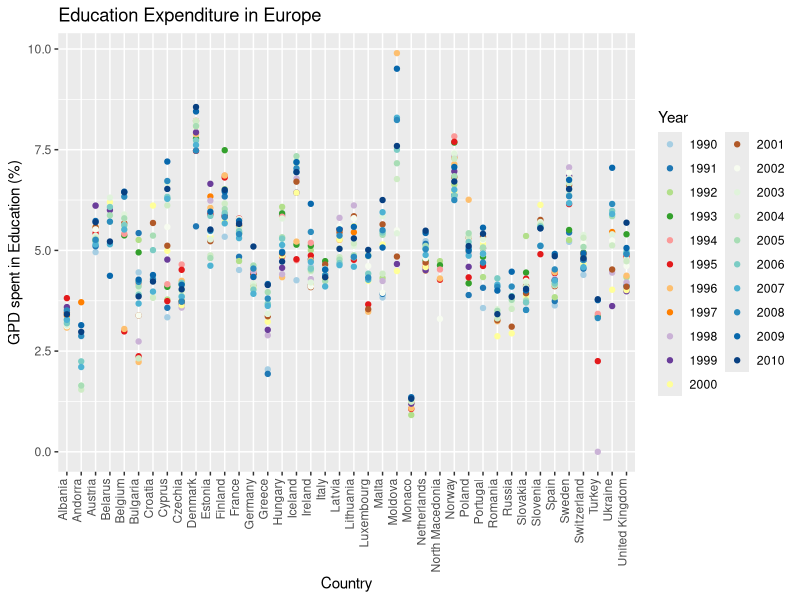
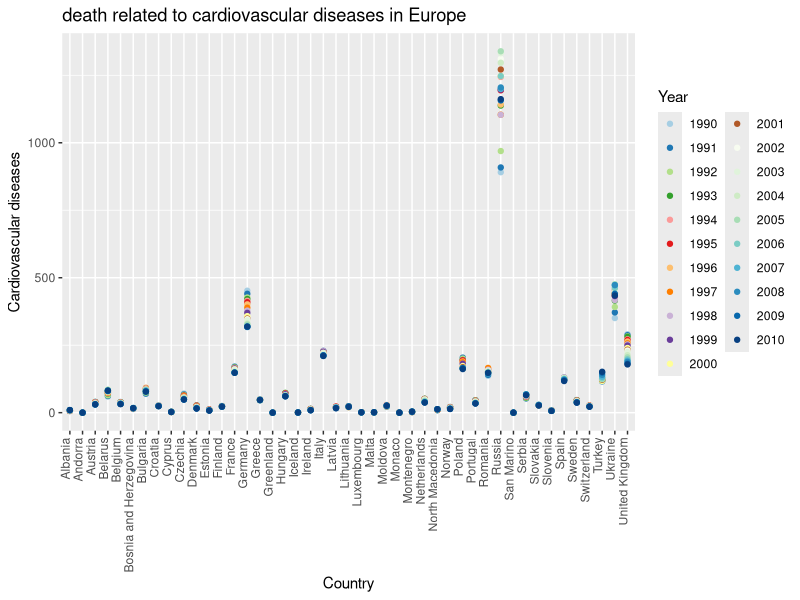

R code for these plots, in order:
## ---- chunk 1
knitr::opts_chunk$set(echo = TRUE)
## ---- chunk 2
library(tidyverse)
library(dplyr)
library(ggplot2)
library(scales)


annualdeath <- read.csv("../Dataset/annual-number-of-deaths-by-cause.csv", header = TRUE)
governmentEducationExpenditure  <- read.csv("../Dataset/total-government-expenditure-on-education-gdp.csv", header = TRUE)
enrolment_ratio_teritiary_education <- read.csv("../Dataset/enrolment-ratio-teritiary-education.csv", header = TRUE)
waterAccess <- read.csv("../Dataset/water-withdrawals-per-capita.csv")
## ---- chunk 3

annualdeath <- annualdeath %>% filter(Code != "");
governmentEducationExpenditure <- governmentEducationExpenditure  %>% filter(Code != "");
waterAccess <- waterAccess %>% filter(Code != "");

## ---- chunk 4
colnames(annualdeath) <- c("Country","Code","Year","Meningitis","Alzheimers disease","Parkinsons disease","Nutritional deficiencies","Malaria",
"Drowning","Interpersonal violence", "Maternal disorders", "HIV AIDS" , "Drug use disorders", "Tuberculosis", "Cardiovascular diseases", "Lower respiratory infections", "Neonatal disorders","Alcohol use disorders", "Self harm", "Exposure to forces of nature", "Diarrheal diseases", "Environmental heat and cold exposure", "Neoplasms", "Conflict and terrorism", "Diabetes mellitus", "Chronic kidney disease", "Poisonings", "Protein energy malnutrition", "Road injuries", "Chronic respiratory diseases", "Cirrhosis and other chronic liver diseases", "Digestive diseases","Fire heat and hot substances","Acute hepatitis", "Measles"
)
colnames(governmentEducationExpenditure) <- c("Country","Code","Year", "GPD spent in Education (%)")

colnames(enrolment_ratio_teritiary_education) <- c("Country","Year","Gender","Age", "Units", "Enrolment ration (%)")

colnames(waterAccess) <- c("Country","Code", "Year", "Water withdrawal per capita ()")
## ---- chunk 5

annualdeath <- select(annualdeath,-Code, -`Interpersonal violence`, -`Fire heat and hot substances`, -`Road injuries`, -`Conflict and terrorism`, -`Exposure to forces of nature`, -`Self harm` , -`Alzheimers disease` , -`Parkinsons disease`, -`Drowning`, -`Maternal disorders`, -`Drug use disorders`, -`Alcohol use disorders` , -`Environmental heat and cold exposure`, -`Poisonings`, -`Neonatal disorders`, -`Nutritional deficiencies` , -`Meningitis`)

governmentEducationExpenditure <- select(governmentEducationExpenditure, -Code)

enrolment_ratio_teritiary_education <- select(enrolment_ratio_teritiary_education, -Units, -Age,)

waterAccess <- select(waterAccess, -Code)
## ---- chunk 6
annualdeath$`Respiratory diseases` <- annualdeath$`Lower respiratory infections` + annualdeath$`Chronic respiratory diseases`

annualdeath$`Digestives diseases` <- annualdeath$`Digestive diseases` + annualdeath$`Cirrhosis and other chronic liver diseases` + annualdeath$`Acute hepatitis`

annualdeath$`Infectious diseases` <- annualdeath$`Malaria` + annualdeath$`Tuberculosis` + annualdeath$`HIV AIDS` + annualdeath$`Measles` + annualdeath$`Diarrheal diseases`

annualdeath$`Other non communicable diseases` <- annualdeath$`Chronic kidney disease` + annualdeath$`Protein energy malnutrition`


annualdeath <- select(annualdeath, -`Lower respiratory infections` , -`Chronic respiratory diseases`, -`Tuberculosis` , -`Digestive diseases`, -`Cirrhosis and other chronic liver diseases`, -`Acute hepatitis`, -`Malaria` , -`HIV AIDS`, -`Measles` , -`Chronic kidney disease` , -`Protein energy malnutrition` ,-`Diarrheal diseases`)
## ---- chunk 7
pays_non_observés_annual_death <- annualdeath %>% group_by(Country) %>% filter(n() < 5)
pays_non_observés_annual_death <- pays_non_observés_annual_death %>% group_by(Country) %>% count()


pays_non_observés_government_exp <- governmentEducationExpenditure %>% group_by(Country) %>% filter(n() < 5)
pays_non_observés_government_exp <- pays_non_observés_government_exp %>% group_by(Country) %>% count()

pays_non_observés_enrolment_ratio_teritiary_education <- enrolment_ratio_teritiary_education %>% group_by(Country) %>% filter(n() < 5)
pays_non_observés_enrolment_ratio_teritiary_education <- pays_non_observés_enrolment_ratio_teritiary_education  %>% group_by(Country) %>% count()

pays_non_observés_water_access <- waterAccess  %>% group_by(Country) %>% filter(n() < 1)
pays_non_observés_water_access <- pays_non_observés_water_access  %>% group_by(Country) %>% count()

print(pays_non_observés_government_exp)
print(pays_non_observés_annual_death)
print(pays_non_observés_enrolment_ratio_teritiary_education)
print(pays_non_observés_water_access)
## ---- chunk 8
annualdeath <- annualdeath %>% filter(Year<2011);

governmentEducationExpenditure <- governmentEducationExpenditure  %>% filter(Year<2011) %>%filter(Year>1989);

enrolment_ratio_teritiary_education <- enrolment_ratio_teritiary_education  %>% filter(Year<2011) %>%filter(Year>1989)  %>%filter(Gender == "All genders") ;

waterAccess <- waterAccess %>% filter(Year<2011) %>%filter(Year>1989)
## ---- chunk 9
governmentEducationExpenditure <- governmentEducationExpenditure %>% group_by(Country) %>% filter(n() > 5) %>% filter(Country != "World")

annualdeath <- annualdeath %>% group_by(Country) %>% filter(n() > 5) %>% filter(Country != "World")

enrolment_ratio_teritiary_education <- enrolment_ratio_teritiary_education %>% group_by(Country) %>% filter(n() > 5) %>% filter(!grepl("^MDG_", Country))

waterAccess <- waterAccess %>% group_by(Country) %>% filter(n() > 1)
## ---- chunk 10
governmentEducationExpenditure %>% group_by(Country)%>%count()

annualdeath %>% group_by(Country)%>%count()

enrolment_ratio_teritiary_education %>% group_by(Country)%>%count()

waterAccess %>% group_by(Country)%>%count()
## ---- chunk 11
governmentEducationExpenditure %>% group_by(Country)%>%summarise() %>% nrow()
annualdeath  %>% group_by(Country)%>%summarise() %>% nrow()
enrolment_ratio_teritiary_education  %>% group_by(Country)%>%summarise() %>% nrow()
waterAccess  %>% group_by(Country)%>%summarise() %>% nrow()
## ---- chunk 12
europe_annual_death <- filter(annualdeath, Country %in% c("Albania", "Andorra", "Austria", "Belarus", "Belgium", "Bosnia and Herzegovina", "Bulgaria", "Croatia", "Cyprus", "Czechia" , "Denmark", "Estonia", "Finland", "France", "Germany", "Greece","Greenland", "Hungary", "Iceland", "Ireland", "Italy", "Latvia", "Liechtenstein", "Lithuania", "Luxembourg", "Malta", "Moldova", "Monaco", "Montenegro", "Netherlands", "North Macedonia", "Norway", "Poland", "Portugal", "Romania", "Russia", "San Marino", "Serbia", "Slovakia", "Slovenia", "Spain", "Sweden", "Switzerland", "Turkey", "Ukraine", "United Kingdom", "Vatican City"))

asia_annual_death <- filter(annualdeath, Country %in% c("Afghanistan", "Armenia", "Azerbaijan", "Bahrain", "Bangladesh", "Bhutan", "Brunei", "Cambodia", "China", "Cyprus", "Georgia", "India", "Indonesia", "Iran", "Iraq", "Israel", "Japan", "Jordan", "Kazakhstan", "Kuwait", "Kyrgyzstan", "Laos", "Lebanon", "Malaysia", "Maldives", "Mongolia", "Myanmar", "Nepal", "North Korea", "Oman", "Pakistan", "Palestine", "Philippines", "Qatar", "Saudi Arabia", "Singapore", "South Korea", "Sri Lanka", "Syria", "Tajikistan","Taiwan", "Thailand", "East Timor", "Turkmenistan", "United Arab Emirates", "Uzbekistan", "Vietnam", "Yemen"))

south_america_annual_death <- filter(annualdeath, Country %in% c("Argentina", "Bolivia", "Brazil", "Chile", "Colombia", "Ecuador", "Guyana", "Paraguay", "Peru", "Suriname", "Uruguay", "Venezuela"))

n_and_c_america_annual_death <- filter(annualdeath, Country %in% c("Antigua and Barbuda", "Bahamas", "Barbados", "Belize", "Canada", "Costa Rica", "Cuba", "Dominica", "Dominican Republic", "El Salvador", "Grenada", "Guatemala", "Haiti", "Honduras", "Jamaica", "Mexico", "Nicaragua", "Panama", "Saint Kitts and Nevis", "Saint Lucia", "Saint Vincent and the Grenadines", "Trinidad and Tobago", "United States","Bermuda","Puerto Rico", "United States Virgin Islands"))

oceania_annual_death <- filter(annualdeath, Country %in% c("Australia", "Fiji", "Kiribati", "Marshall Islands", "Micronesia (country)", "Nauru", "New Zealand", "Palau", "Papua New Guinea", "Samoa", "Solomon Islands", "Tonga", "Tuvalu", "Vanuatu","American Samoa", "Guam", "Northern Mariana Islands","Cook Islands", "Niue", "Tokelau"))

africa_annual_death <- filter(annualdeath, Country %in% c("Algeria", "Angola", "Benin", "Botswana", "Burkina Faso", "Burundi", "Cape Verde", "Cameroon", "Central African Republic", "Chad", "Comoros", "Democratic Republic of Congo", "Congo", "Djibouti", "Egypt", "Equatorial Guinea", "Eritrea", "Eswatini", "Ethiopia", "Gabon", "Gambia", "Ghana", "Guinea", "Guinea-Bissau","Cote d'Ivoire", "Kenya", "Lesotho", "Liberia", "Libya", "Madagascar", "Malawi", "Mali", "Mauritania", "Mauritius", "Morocco", "Mozambique", "Namibia", "Niger", "Nigeria", "Rwanda", "Sao Tome and Principe", "Senegal", "Seychelles", "Sierra Leone", "Somalia", "South Africa", "South Sudan", "Sudan", "Tanzania", "Togo", "Tunisia", "Uganda", "Zambia", "Zimbabwe"))

## ---- chunk 13
europe_enrolment_ration <- filter(enrolment_ratio_teritiary_education, Country %in% c("Albania", "Andorra", "Austria", "Belarus", "Belgium", "Bosnia and Herzegovina", "Bulgaria", "Croatia", "Cyprus", "Czech Republic", "Denmark", "Estonia", "Finland", "France","Germany", "Greece", "Hungary", "Iceland", "Ireland", "Italy", "Latvia", "Liechtenstein", "Lithuania", "Luxembourg", "Malta", "Moldova", "Monaco", "Montenegro", "Netherlands", "The former Yugoslav Republic of Macedonia", "Norway", "Poland", "Portugal", "Romania", "Russian Federation", "San Marino", "Serbia", "Slovakia", "Slovenia", "Spain", "Sweden", "Switzerland","Turkey", "Ukraine", "United Kingdom", "Vatican City", "Gibraltar", "United Kingdom of Great Britain and Northern Ireland"))


asia_enrolment_ratio <- filter(enrolment_ratio_teritiary_education, Country %in% c("Afghanistan", "Armenia", "Azerbaijan", "Bahrain", "Bangladesh", "Bhutan", "Brunei Darussalam", "Cambodia", "China", "Cyprus", "Georgia", "India", "Indonesia", "Iran", "Iraq", "Israel", "Japan", "Jordan", "Kazakhstan", "Kuwait", "Kyrgyzstan", "Laos", "Lebanon", "Malaysia", "Maldives", "Mongolia", "Myanmar", "Nepal","Republic of Korea", "Oman", "Pakistan", "Palestine", "Philippines", "Qatar", "Saudi Arabia", "Singapore", "South Korea", "Sri Lanka", "Syria", "Tajikistan", "Thailand", "Timor-Leste", "Turkmenistan", "United Arab Emirates", "Uzbekistan", "Viet Nam" , "Yemen", "Hong Kong Special Administrative Region of China", "Iran, Islamic Republic of", "Lao People's Democratic Republic", 
"Macao Special Administrative Region of China","Occupied Palestinian Territory"))

south_america_enrolment_ratio <- filter(enrolment_ratio_teritiary_education, Country %in% c("Argentina", "Bolivia", "Brazil", "Chile", "Colombia", "Ecuador", "Guyana", "Paraguay", "Peru", "Suriname", "Uruguay", "Venezuela (Bolivarian Republic of)"))

n_and_c_america_enrolment_ratio <- filter(enrolment_ratio_teritiary_education, Country %in% c("Antigua and Barbuda","Aruba" ,"Bahamas", "Barbados", "Belize", "Canada", "Costa Rica", "Cuba", "Dominica", "Dominican Republic", "El Salvador", "Grenada", "Guatemala","Haiti", "Honduras", "Jamaica", "Mexico", "Nicaragua", "Panama", "Saint Kitts and Nevis", "Saint Lucia", "Saint Vincent and the Grenadines", "Trinidad and Tobago", "United States of America", "Montserrat", "United States Virgin Islands"))

oceania_enrolment_ratio <- filter(enrolment_ratio_teritiary_education, Country %in% c("Australia", "Fiji", "Kiribati", "Marshall Islands", "Micronesia (country)", "Nauru", "New Zealand", "Palau", "Papua New Guinea", "Samoa", "Solomon Islands", "Tonga", "Tuvalu", "Vanuatu", "American Samoa", "Cook Islands", "Niue", "Tokelau"))

enrolment_ratio_teritiary_education <- enrolment_ratio_teritiary_education %>%
  mutate(Country = ifelse(Country ==  "Côte d'Ivoire","Ivory Coast", Country))

africa_enrolment_ratio <- filter(enrolment_ratio_teritiary_education, Country %in% c("Algeria", "Angola", "Benin", "Botswana", "Burkina Faso", "Burundi", "Cameroon", "Central African Republic", "Chad", "Comoros", "Democratic Republic of the Congo", "Djibouti", "Egypt", "Equatorial Guinea", "Eritrea", "Eswatini", "Ethiopia", "Gabon", "Gambia", "Ghana", "Guinea", "Guinea-Bissau", "Ivory Coast", "Kenya", "Lesotho", "Liberia", "Libya", "Madagascar", "Malawi", "Mali", "Mauritania", "Mauritius", "Morocco", "Mozambique", "Namibia", "Niger", "Nigeria", "Rwanda", "Sao Tome and Principe", "Senegal", "Seychelles", "Sierra Leone", "Somalia", "South Africa", "South Sudan", "Sudan", "Tanzania", "Togo", "Tunisia", "Uganda", "Zambia", "Zimbabwe", "Cape Verde", "Congo", "Libyan Arab Jamahiriya", "Swaziland", "Syrian Arab Republic", "United Republic of Tanzania"))

## ---- chunk 14
europe_government_expenditure <- filter(governmentEducationExpenditure, Country %in% c("Albania", "Andorra", "Austria", "Belarus", "Belgium", "Bosnia and Herzegovina", "Bulgaria", "Croatia", "Cyprus","Czechia", "Denmark", "Estonia", "Finland", "France", "Germany", "Greece", "Hungary", "Iceland", "Ireland", "Italy", "Latvia", "Liechtenstein", "Lithuania", "Luxembourg", "Malta", "Moldova", "Monaco", "Montenegro", "Netherlands", "North Macedonia", "Norway", "Poland", "Portugal", "Romania", "Russia", "San Marino", "Serbia", "Slovakia", "Slovenia", "Spain", "Sweden", "Switzerland", "Turkey", "Ukraine", "United Kingdom", "Vatican City"))

asia_government_expenditure <- filter(governmentEducationExpenditure, Country %in% c("Afghanistan", "Armenia", "Azerbaijan", "Bahrain", "Bangladesh", "Bhutan", "Brunei", "Cambodia", "China", "Cyprus", "Georgia", "India", "Indonesia", "Iran", "Iraq", "Israel", "Japan", "Jordan", "Kazakhstan", "Kuwait", "Kyrgyzstan", "Laos", "Lebanon", "Malaysia", "Maldives", "Mongolia", "Myanmar", "Nepal", "North Korea", "Oman", "Pakistan", "Palestine", "Philippines", "Qatar", "Saudi Arabia", "Singapore", "South Korea", "Sri Lanka", "Syria", "Tajikistan", "Thailand", "Timor-Leste", "Turkmenistan", "United Arab Emirates", "Uzbekistan", "Vietnam", "Yemen","Hong Kong", "Macao" )) 

south_america_governemnt_expenditure <- filter(governmentEducationExpenditure, Country %in% c("Argentina", "Bolivia", "Brazil", "Chile", "Colombia", "Ecuador", "Guyana", "Paraguay", "Peru", "Suriname", "Uruguay", "Venezuela"))

n_and_c_america_governemnt_expenditure <- filter(governmentEducationExpenditure, Country %in% c("Antigua and Barbuda","Aruba" , "Bahamas", "Barbados","Bermuda", "Belize","British Virgin Islands", "Canada", "Costa Rica", "Cuba", "Dominica", "Dominican Republic", "El Salvador", "Grenada", "Guatemala", "Haiti", "Honduras", "Jamaica", "Mexico", "Nicaragua", "Panama", "Saint Kitts and Nevis", "Saint Lucia", "Saint Vincent and the Grenadines", "Trinidad and Tobago", "United States"))

governmentEducationExpenditure <- governmentEducationExpenditure %>%
  mutate(Country = ifelse(Country ==  "Cote d'Ivoire","Ivory Coast", Country))

africa_governemnt_expenditure <- filter(governmentEducationExpenditure, Country %in% c("Algeria", "Angola", "Benin", "Botswana", "Burkina Faso", "Burundi", "Cape Verde", "Cameroon", "Central African Republic", "Chad", "Comoros", "Democratic Republic of Congo", "Congo", "Djibouti", "Egypt", "Equatorial Guinea", "Eritrea", "Eswatini", "Ethiopia", "Gabon", "Gambia", "Ghana", "Guinea", "Guinea-Bissau", "Ivory Coast", "Kenya", "Lesotho", "Liberia", "Libya", "Madagascar", "Malawi", "Mali", "Mauritania", "Mauritius", "Morocco", "Mozambique", "Namibia", "Niger", "Nigeria", "Rwanda", "Sao Tome and Principe", "Senegal", "Seychelles", "Sierra Leone", "Somalia", "South Africa", "South Sudan", "Sudan", "Tanzania", "Togo", "Tunisia", "Uganda", "Zambia", "Zimbabwe"))

oceania_government_expenditure <- filter(governmentEducationExpenditure, Country %in% c("Australia", "Fiji", "Kiribati", "Marshall Islands", "Micronesia (country)", "Nauru", "New Zealand", "Palau", "Papua New Guinea", "Samoa", "Solomon Islands", "Tonga", "Tuvalu", "Vanuatu", "American Samoa", "Cook Islands", "Niue", "Tokelau"))
## ---- chunk 15
europe_water_access <- filter(waterAccess, Country %in% c("Albania", "Andorra", "Austria", "Belarus", "Belgium", "Bosnia and Herzegovina", "Bulgaria", "Croatia", "Cyprus", "Czechia" , "Denmark", "Estonia", "Finland", "France", "Germany", "Greece","Greenland", "Hungary", "Iceland", "Ireland", "Italy", "Latvia", "Liechtenstein", "Lithuania", "Luxembourg", "Malta", "Moldova", "Monaco", "Montenegro", "Netherlands", "North Macedonia", "Norway", "Poland", "Portugal", "Romania", "Russia", "San Marino", "Serbia", "Slovakia", "Slovenia", "Spain", "Sweden", "Switzerland", "Turkey", "Ukraine", "United Kingdom", "Vatican City"))

asia_water_access <- filter(waterAccess, Country %in% c("Afghanistan", "Armenia", "Azerbaijan", "Bahrain", "Bangladesh", "Bhutan", "Brunei", "Cambodia", "China", "Cyprus", "Georgia", "India", "Indonesia", "Iran", "Iraq", "Israel", "Japan", "Jordan", "Kazakhstan", "Kuwait", "Kyrgyzstan", "Laos", "Lebanon", "Malaysia", "Maldives", "Mongolia", "Myanmar", "Nepal", "North Korea", "Oman", "Pakistan", "Palestine", "Philippines", "Qatar", "Saudi Arabia", "Singapore", "South Korea", "Sri Lanka", "Syria", "Tajikistan", "Thailand", "Timor-Leste", "Turkmenistan", "United Arab Emirates", "Uzbekistan", "Vietnam", "Yemen","Hong Kong", "Macao" ))

south_america_water_access <- filter(waterAccess, Country %in% c("Argentina", "Bolivia", "Brazil", "Chile", "Colombia", "Ecuador", "Guyana", "Paraguay", "Peru", "Suriname", "Uruguay", "Venezuela"))

n_and_c_america_water_access <- filter(waterAccess, Country %in% c("Antigua and Barbuda","Aruba" , "Bahamas", "Barbados","Bermuda", "Belize","British Virgin Islands", "Canada", "Costa Rica", "Cuba", "Dominica", "Dominican Republic", "El Salvador", "Grenada", "Guatemala", "Haiti", "Honduras", "Jamaica", "Mexico", "Nicaragua", "Panama", "Saint Kitts and Nevis", "Saint Lucia", "Saint Vincent and the Grenadines", "Trinidad and Tobago", "United States", "Puerto Rico" ))

waterAccess <- waterAccess %>%
  mutate(Country = ifelse(Country ==  "Cote d'Ivoire","Ivory Coast", Country))

africa_water_access <- filter(waterAccess, Country %in% c("Algeria", "Angola", "Benin", "Botswana", "Burkina Faso", "Burundi", "Cape Verde", "Cameroon", "Central African Republic", "Chad", "Comoros", "Democratic Republic of Congo", "Congo", "Djibouti", "Egypt", "Equatorial Guinea", "Eritrea", "Eswatini", "Ethiopia", "Gabon", "Gambia", "Ghana", "Guinea", "Guinea-Bissau", "Ivory Coast", "Kenya", "Lesotho", "Liberia", "Libya", "Madagascar", "Malawi", "Mali", "Mauritania", "Mauritius", "Morocco", "Mozambique", "Namibia", "Niger", "Nigeria", "Rwanda", "Sao Tome and Principe", "Senegal", "Seychelles", "Sierra Leone", "Somalia", "South Africa", "South Sudan", "Sudan", "Tanzania", "Togo", "Tunisia", "Uganda", "Zambia", "Zimbabwe"))

oceania_water_access <- filter(waterAccess, Country %in% c("Australia", "Fiji", "Kiribati", "Marshall Islands", "Micronesia (country)", "Nauru", "New Zealand", "Palau", "Papua New Guinea", "Samoa", "Solomon Islands", "Tonga", "Tuvalu", "Vanuatu", "American Samoa", "Cook Islands", "Niue", "Tokelau"))
## ---- chunk 16
# Liste complète des pays dans votre ensemble de données d'origine
pays_complets <- unique(waterAccess$Country)

# Liste des pays sélectionnés dans chaque ensemble de données
pays_europe <- unique(europe_water_access$Country)
pays_asie <- unique(asia_water_access$Country)
pays_amerique_sud <- unique(south_america_water_access$Country)
pays_amerique_nord_central <- unique(n_and_c_america_water_access$Country)
pays_afrique <- unique(africa_water_access$Country)
pays_oceanie <- unique(oceania_water_access$Country)

# Comparaison pour voir s'il y a des pays manquants dans les sélections
pays_manquants <- setdiff(pays_complets, pays_europe)
pays_manquants <- setdiff(pays_manquants, pays_asie)
pays_manquants <- setdiff(pays_manquants, pays_amerique_sud)
pays_manquants <- setdiff(pays_manquants, pays_amerique_nord_central)
pays_manquants <- setdiff(pays_manquants, pays_afrique)
pays_manquants <- setdiff(pays_manquants, pays_oceanie)
# Afficher la liste des pays manquants
print(pays_manquants)


## ---- chunk 17
library(RColorBrewer)


# Créer une palette de couleurs distinctes
n_years <- 21
paired_palette <- brewer.pal(n = 12, name = "Paired")
additional_colors <- c("#F7FCF0", "#E0F3DB", "#CEEBC5", "#A8DDB5", "#7BCCC4", "#4EB3D3", "#2B8CBE", "#0868AC", "#084081")
palette <- c(paired_palette, additional_colors)

# Créer le nuage de points avec les couleurs basées sur l'année
ggplot(europe_government_expenditure, aes(x = Country, y = `GPD spent in Education (%)`, color = factor(Year))) +
  geom_point() +
  scale_color_manual(values = palette) +
  theme(axis.text.x = element_text(angle = 90, hjust = 1, vjust = 0)) +
  labs(x = "Country", y = "GPD spent in Education (%)", title = "Education Expenditure in Europe", color = "Year")

## ---- chunk 18

# Créer le nuage de points avec les couleurs basées sur l'année
ggplot(europe_annual_death, aes(x = Country, y = `Cardiovascular diseases`/1000, color = factor(Year))) +
  geom_point() +
  scale_color_manual(values = palette) +
  theme(axis.text.x = element_text(angle = 90, hjust = 1, vjust = 0)) +
  labs(x = "Country", y = "Cardiovascular diseases", title = "death related to cardiovascular diseases in Europe", color = "Year")
